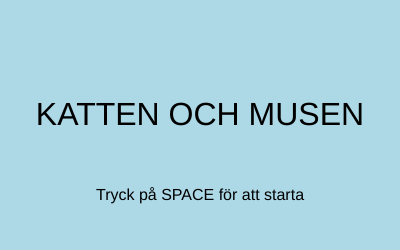
Frame 1 (no input)
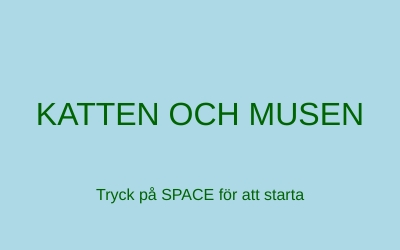
Frame 60 (no input)
Frame 120 (the mouse pressed at the canvas centre since frame 60): identical to frame 60, image omitted

The p5.js sketch that drew these frames (run headless with seeded random() and noise() and a simulated clock; from frame 60 on, the mouse is pressed at the canvas centre):

// p5.js sketch
// ── sketch.js
let catX = 100;
let catY = 100;
let catSize = 50;
let catSpeed = 5;


let catched=false;

let playerMouseX = 200;
let playerMouseY = 200;
let mouseSize = 30;

let gameState="START";



function setup() {
  createCanvas(400, 250);

}

function draw() {
  background(220);
  background('lightblue')

  if(gameState=="START"){
    //Rita upp startsida
    textAlign(CENTER);
    textSize(32);
    text("KATTEN OCH MUSEN", width/2, 125);
    textSize(16);
    text("Tryck på SPACE för att starta", width/2, 200);
    fill('darkgreen')
    
    
    
    
  } else if(gameState=="PLAY"){
    //Spela spelet
    // Tangentbordstyrning
    if(keyIsDown(LEFT_ARROW)){
      catX = catX - catSpeed;
    }  
    
    if(keyIsDown(RIGHT_ARROW)){
      catX = catX + catSpeed;
    }
     
    if(keyIsDown(UP_ARROW)){
      catY = catY - catSpeed;
    }
  
     if(keyIsDown(DOWN_ARROW)){
      catY = catY + catSpeed;
    }

    
    //Stoppa Katten från att åka utanför skärmen
      catX = constrain(catX, catSize / 2, width - 
    catSize / 2);
      catY = constrain(catY, catSize / 2, height - 
    catSize / 2);

    // Läsa av och låsa musens position med constrain
playerMouseX = constrain(mouseX, mouseSize / 2, width - mouseSize / 2);
playerMouseY = constrain(mouseY, mouseSize / 2, height - mouseSize / 2);

    // Beräkna avståndet mellan katten och den LÅSTA muspositionen
let d = dist(catX, catY, playerMouseX, playerMouseY);


if (d < (catSize / 2 + mouseSize / 2)) {
  catched = true;
}


// Rita musen på den LÅSTA positionen
fill('pink');
circle(playerMouseX, playerMouseY, mouseSize);


    
    
  
    //Kontrollera avståndet mellan mus och katt
    
    
    
    //Kontrollera om katten har fångat musen
    if(d<(catSize/2+mouseSize/2)){
      gameState="GAMEOVER";
      fill('red');
      circle(mouseX, mouseY, 100);
    }
  
    fill('orange');
    circle(catX, catY, catSize);
    
      
    // Musstyrning
    fill('pink');
    circle(mouseX, mouseY, mouseSize);
  } else if(gameState=="GAMEOVER"){
    /* Rita upp GameOver-sida med möjlighet att börja om. */
    textSize(50);
    text("Game Over!!!", width/2, 135);
    fill('darkred');
    textSize(17);
    text("Tryck SPACE för Restart", width/2, 190);
    fill('darkred');
    
  }
}

function keyPressed(){
  //Starta spelet när man trycker blanksteg.
  if(keyCode==32){
    gameState="PLAY";
  }
}
